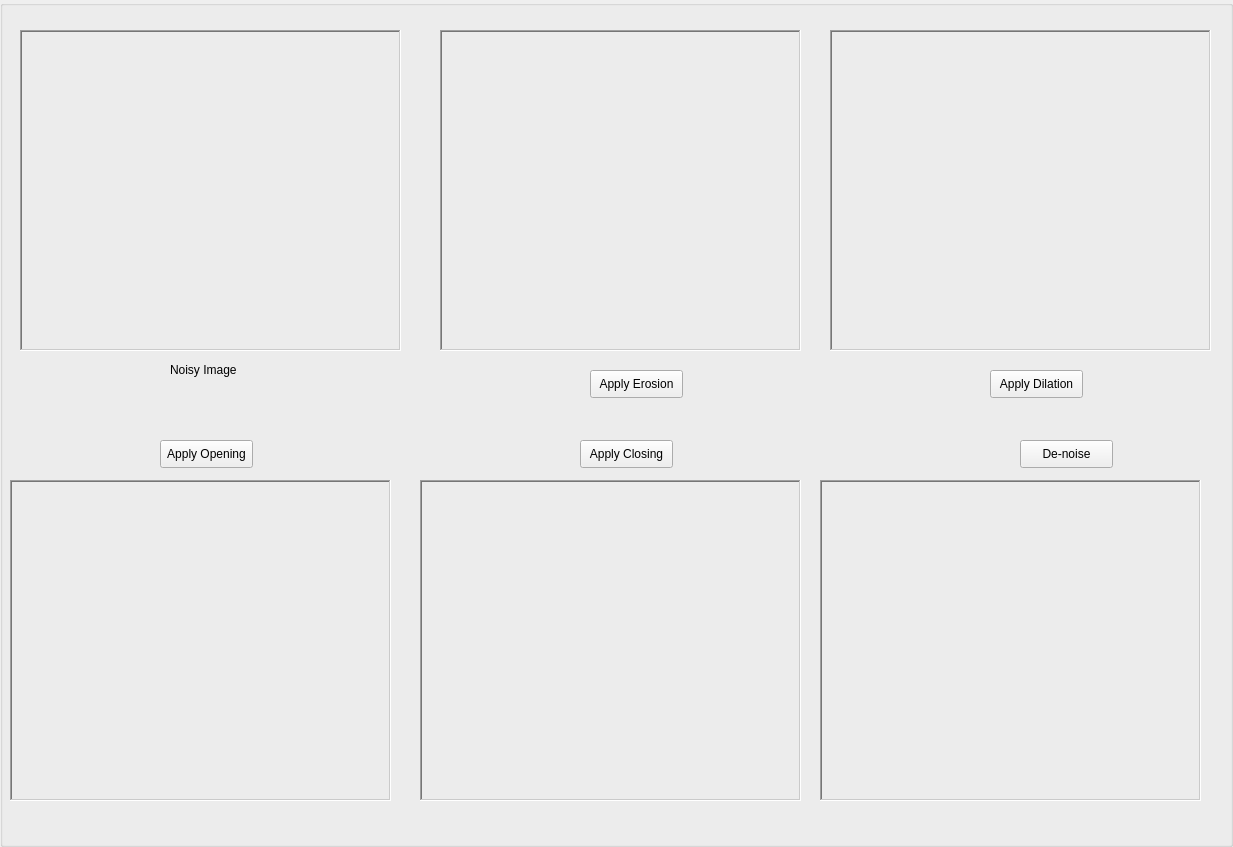
<?xml version="1.0" encoding="UTF-8"?>
<ui version="4.0">
 <class>GroupBox</class>
 <widget class="QGroupBox" name="GroupBox">
  <property name="geometry">
   <rect>
    <x>0</x>
    <y>0</y>
    <width>1233</width>
    <height>847</height>
   </rect>
  </property>
  <property name="windowTitle">
   <string>GroupBox</string>
  </property>
  <widget class="QLabel" name="labelNoisyImage">
   <property name="geometry">
    <rect>
     <x>20</x>
     <y>30</y>
     <width>381</width>
     <height>321</height>
    </rect>
   </property>
   <property name="frameShape">
    <enum>QFrame::WinPanel</enum>
   </property>
   <property name="frameShadow">
    <enum>QFrame::Sunken</enum>
   </property>
   <property name="text">
    <string/>
   </property>
   <property name="scaledContents">
    <bool>true</bool>
   </property>
  </widget>
  <widget class="QLabel" name="labelDenoisedImage">
   <property name="geometry">
    <rect>
     <x>440</x>
     <y>30</y>
     <width>361</width>
     <height>321</height>
    </rect>
   </property>
   <property name="frameShape">
    <enum>QFrame::WinPanel</enum>
   </property>
   <property name="frameShadow">
    <enum>QFrame::Sunken</enum>
   </property>
   <property name="text">
    <string/>
   </property>
   <property name="scaledContents">
    <bool>true</bool>
   </property>
  </widget>
  <widget class="QLabel" name="label">
   <property name="geometry">
    <rect>
     <x>170</x>
     <y>360</y>
     <width>121</width>
     <height>20</height>
    </rect>
   </property>
   <property name="text">
    <string>Noisy Image</string>
   </property>
  </widget>
  <widget class="QPushButton" name="pushButtonErosion">
   <property name="geometry">
    <rect>
     <x>590</x>
     <y>370</y>
     <width>93</width>
     <height>28</height>
    </rect>
   </property>
   <property name="text">
    <string>Apply Erosion</string>
   </property>
  </widget>
  <widget class="QPushButton" name="pushButtonDilation">
   <property name="geometry">
    <rect>
     <x>990</x>
     <y>370</y>
     <width>93</width>
     <height>28</height>
    </rect>
   </property>
   <property name="text">
    <string>Apply Dilation</string>
   </property>
  </widget>
  <widget class="QLabel" name="labelNoisyImage_3">
   <property name="geometry">
    <rect>
     <x>830</x>
     <y>30</y>
     <width>381</width>
     <height>321</height>
    </rect>
   </property>
   <property name="frameShape">
    <enum>QFrame::WinPanel</enum>
   </property>
   <property name="frameShadow">
    <enum>QFrame::Sunken</enum>
   </property>
   <property name="text">
    <string/>
   </property>
   <property name="scaledContents">
    <bool>true</bool>
   </property>
  </widget>
  <widget class="QLabel" name="labelNoisyImage_2">
   <property name="geometry">
    <rect>
     <x>10</x>
     <y>480</y>
     <width>381</width>
     <height>321</height>
    </rect>
   </property>
   <property name="frameShape">
    <enum>QFrame::WinPanel</enum>
   </property>
   <property name="frameShadow">
    <enum>QFrame::Sunken</enum>
   </property>
   <property name="text">
    <string/>
   </property>
   <property name="scaledContents">
    <bool>true</bool>
   </property>
  </widget>
  <widget class="QLabel" name="labelNoisyImage_4">
   <property name="geometry">
    <rect>
     <x>420</x>
     <y>480</y>
     <width>381</width>
     <height>321</height>
    </rect>
   </property>
   <property name="frameShape">
    <enum>QFrame::WinPanel</enum>
   </property>
   <property name="frameShadow">
    <enum>QFrame::Sunken</enum>
   </property>
   <property name="text">
    <string/>
   </property>
   <property name="scaledContents">
    <bool>true</bool>
   </property>
  </widget>
  <widget class="QLabel" name="labelNoisyImage_5">
   <property name="geometry">
    <rect>
     <x>820</x>
     <y>480</y>
     <width>381</width>
     <height>321</height>
    </rect>
   </property>
   <property name="frameShape">
    <enum>QFrame::WinPanel</enum>
   </property>
   <property name="frameShadow">
    <enum>QFrame::Sunken</enum>
   </property>
   <property name="text">
    <string/>
   </property>
   <property name="scaledContents">
    <bool>true</bool>
   </property>
  </widget>
  <widget class="QPushButton" name="pushButtonOpening">
   <property name="geometry">
    <rect>
     <x>160</x>
     <y>440</y>
     <width>93</width>
     <height>28</height>
    </rect>
   </property>
   <property name="text">
    <string>Apply Opening</string>
   </property>
  </widget>
  <widget class="QPushButton" name="pushButtonClosing">
   <property name="geometry">
    <rect>
     <x>580</x>
     <y>440</y>
     <width>93</width>
     <height>28</height>
    </rect>
   </property>
   <property name="text">
    <string>Apply Closing</string>
   </property>
  </widget>
  <widget class="QPushButton" name="pushButtonDenoise">
   <property name="geometry">
    <rect>
     <x>1020</x>
     <y>440</y>
     <width>93</width>
     <height>28</height>
    </rect>
   </property>
   <property name="text">
    <string>De-noise</string>
   </property>
  </widget>
 </widget>
 <resources/>
 <connections/>
</ui>
